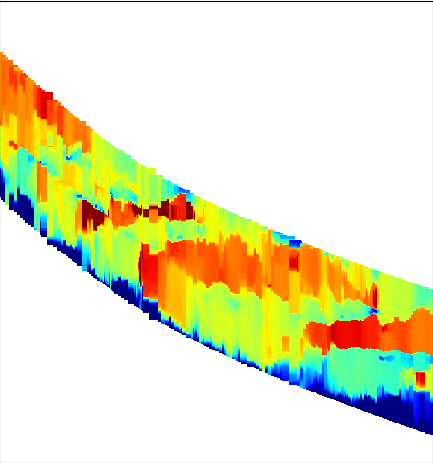
#> input picture inversion_without_well_path.png, 433 x 463 px, found by its file name
$ python image_to_video.py
#> lines starting #> are read from the running program, lines starting #| are printed output that depends on the picture
import cv2
import numpy as np
import os
import subprocess

# Set paths
image_path = "inversion_without_well_path.png"  # Replace with your image file
temp_video_path = "temp_video.avi"  # Temporary AVI file
final_output_path = "output_sam2.mp4"  # Final MP4 file

# Load image
image = cv2.imread(image_path, cv2.IMREAD_UNCHANGED)
#> image is the input picture: shape (463, 433, 4); mean B, G, R, A 193.6, 229.7, 230, 255

# Check if image was loaded
if image is None:
    raise FileNotFoundError(f"Error: Unable to load image. Check if '{image_path}' exists.")

# Convert to RGB if image has transparency (RGBA to RGB)
if image.shape[-1] == 4:
    image = cv2.cvtColor(image, cv2.COLOR_BGRA2BGR)
#> image: shape (463, 433, 3)

# Resize to 720p (1280x720) for SAM2 compatibility
target_width, target_height = 1280, 720
image_resized = cv2.resize(image, (target_width, target_height), interpolation=cv2.INTER_AREA)
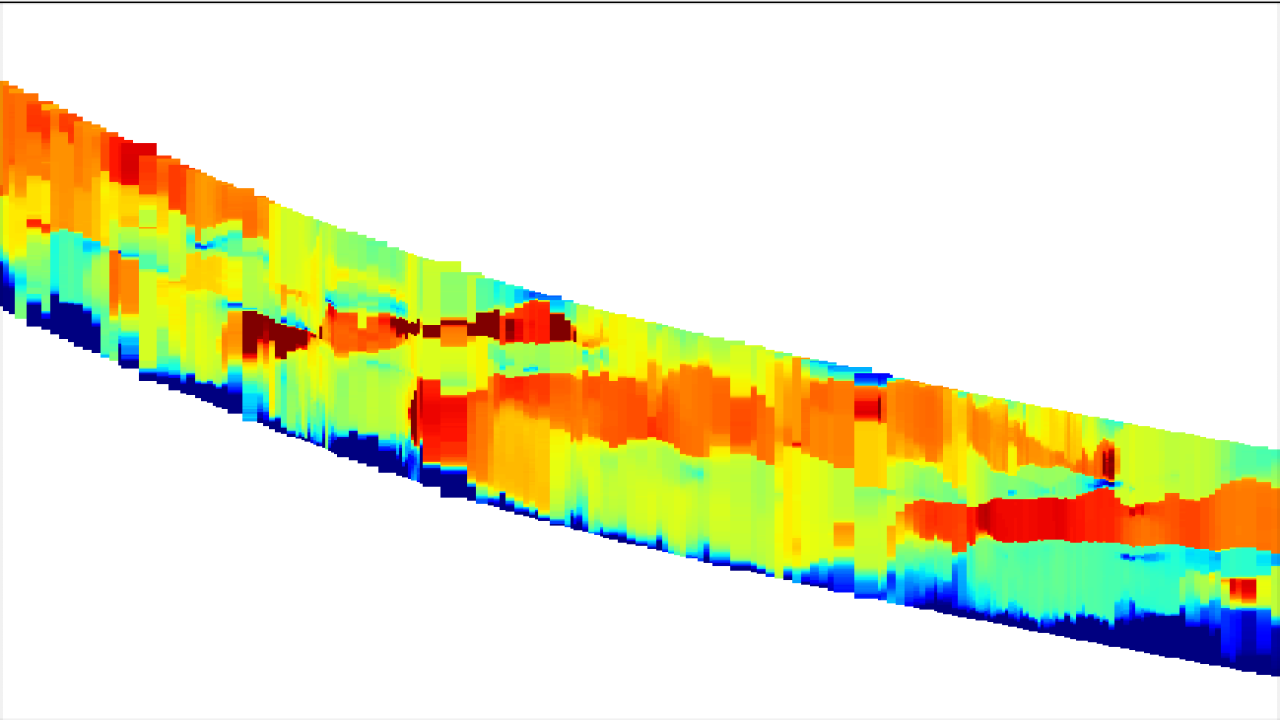
#> image_resized: shape (720, 1280, 3); mean B, G, R 193.6, 229.7, 230

# Video settings
fps = 30  # Standard frame rate
duration = 5  # Video duration in seconds
frame_count = fps * duration

# Define OpenCV video writer (temporary AVI file)
fourcc = cv2.VideoWriter_fourcc(*"XVID")  # Use XVID for AVI (better FFmpeg support)
video_writer = cv2.VideoWriter(temp_video_path, fourcc, fps, (target_width, target_height))

# Write the same frame multiple times
for _ in range(frame_count):
    video_writer.write(image_resized)

# Release video writer
video_writer.release()

# Convert AVI to MP4 using FFmpeg
ffmpeg_cmd = [
    "ffmpeg", "-y",  # Overwrite output if exists
    "-i", temp_video_path,  # Input AVI file
    "-c:v", "libx264",  # H.264 encoding
    "-pix_fmt", "yuv420p",  # Ensure correct pixel format
    "-movflags", "+faststart",  # Optimize for fast playback
    final_output_path  # Output MP4 file
]

# Run FFmpeg conversion
subprocess.run(ffmpeg_cmd, check=True)
#> (this line was passed over: subprocess is not available in this run)

# Remove temporary file
os.remove(temp_video_path)

# Verify the output
if os.path.exists(final_output_path):
    print(f"SAM2-compatible MP4 video saved as {final_output_path}")
else:
    print("Error: Failed to create the video.")
